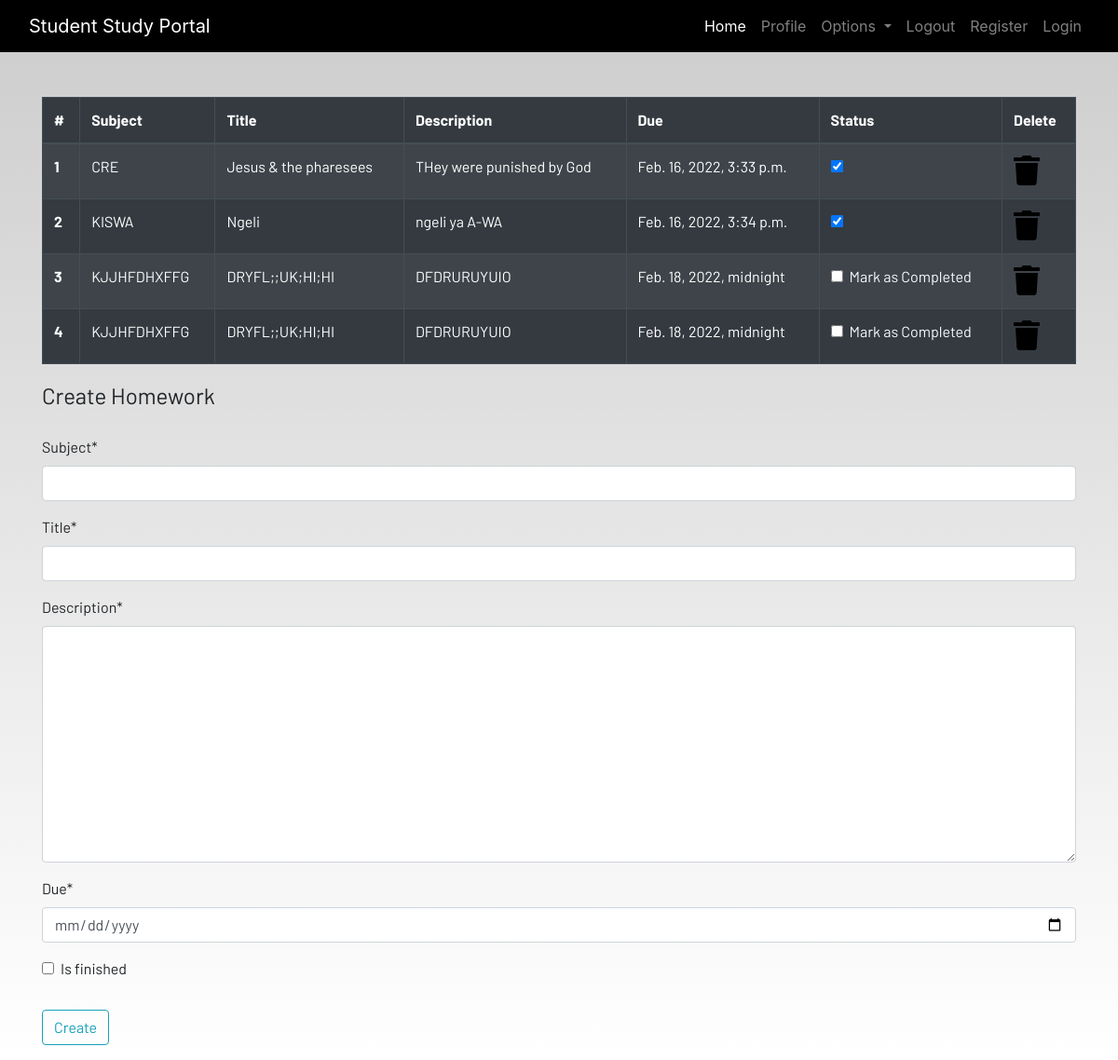
Page /homework/ (signed in) on the earlier database version.
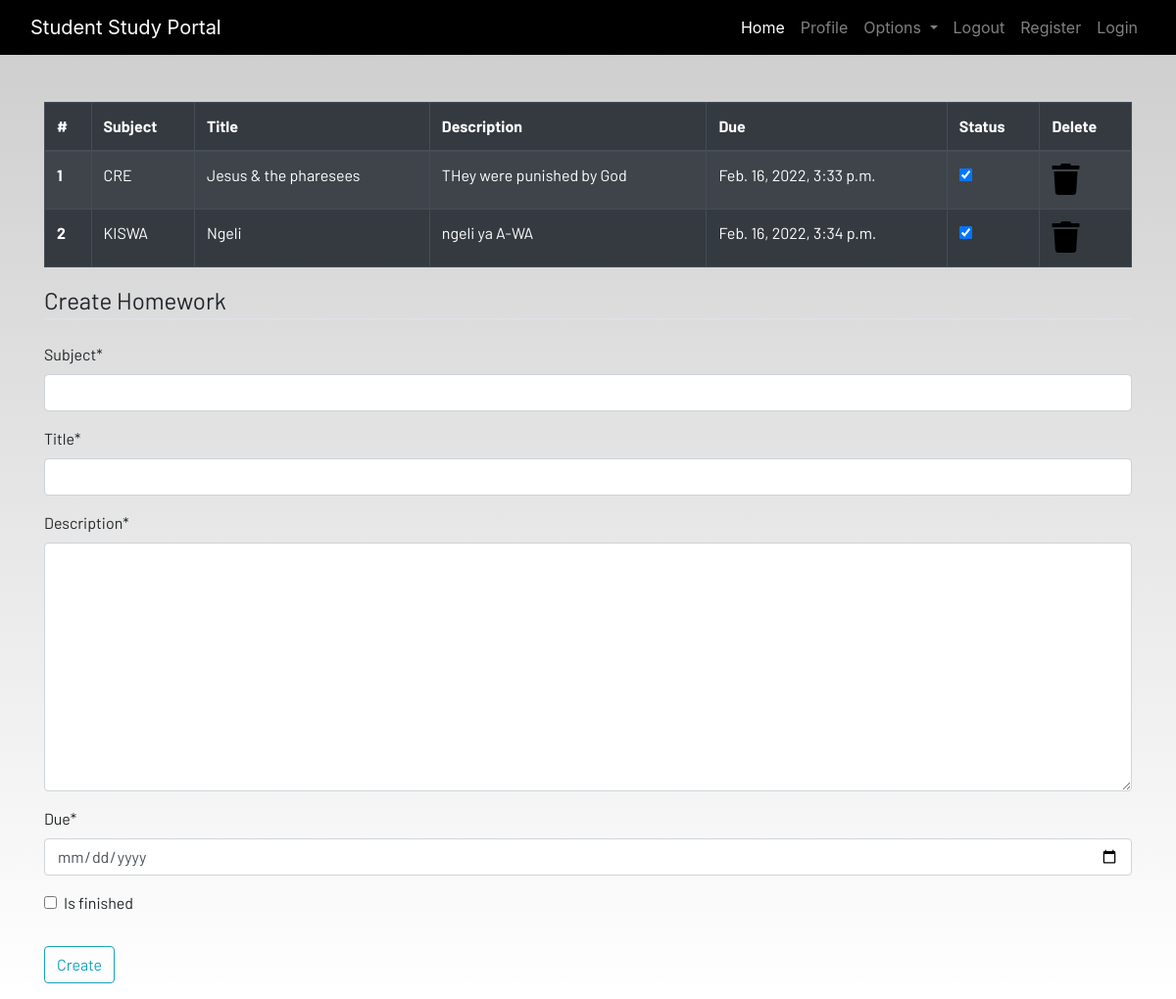
Same page on the later database version.
### portal/models.py (models this page shows, shortened)
class Homework(models.Model):
    user = models.ForeignKey(User,on_delete=models.CASCADE)
    subject = models.CharField(max_length=50)
    title = models.CharField(max_length=100)
    description = models.TextField()
    due=models.DateTimeField()
    is_finished=models.BooleanField(default=False)

### portal/views.py (the view)
# urls.py: path('homework/',views.homework,name="homework"),
def homework(request):
    if request.method == 'POST':
        form = HomeworkForm(request.POST)
        if form.is_valid():
            try:
                finished = request.POST['is_finished']
                if finished == 'on':
                    finished = True
                else :
                    finished = False
            except :
                finished = False
            homeworks = Homework(
                user = request.user,
                subject = request.POST['subject'],
                title = request.POST['title'],
                description = request.POST['description'],
                due = request.POST['due'],
                is_finished = finished
            )
            homeworks.save()
            messages.success(request,f'Homework added from {request.user.username}!!')
    else:
        form = HomeworkForm()
    homework = Homework.objects.filter(user=request.user)
    if len(homework)==0:
        homework_done=True
    else:
        homework_done = False
    context = {'homeworks':homework,'homeworks_done':homework_done,'form':form}
    return render(request,'portal/homework.html',context)

### portal/forms.py
class HomeworkForm(forms.ModelForm):
    class Meta:
        model = Homework
        widgets = {'due':DateInput()}
        fields = ['subject','title','description','due','is_finished']

### portal/templates/portal/homework.html
{% extends 'portal/base.html' %}
{% load static %}
{% load crispy_forms_tags%}
{% block content %}
<div class="container">
    {% if not homework_done%}
    <table class="table table-striped table-bordered table-hover table-dark">
        <thead>
            <tr>
                <th scope="col">#</th>
                <th scope="col">Subject</th>
                <th scope="col">Title</th>
                <th scope="col">Description</th>
                <th scope="col">Due</th>
                <th scope="col">Status</th>
                <th scope="col">Delete</th>
            </tr>
        </thead>
        <tbody>
            {% for homework in homeworks%}
            <tr>
                <th scope="row">{{forloop.counter}}</th>
                <td>{{homework.subject}}</td>
                <td>{{homework.title}}</td>
                <td>{{homework.description}}</td>
                <td>{{homework.due}}</td>
                <td>
                    <a href={% url 'update_homework' homework.id  %}>
                        <div class="form-check">
                            {% if homework.is_finished == True%}
                            <input class="form-check-input" type="checkbox" value="" checked >
                            {% else %}
                            <input class="form-check-input" type="checkbox" value="">
                            <label class="form-check-label text-light" for="flexCheckDefault">
                                Mark as Completed
                            </label>
                            {% endif %}
                        </div>
                    </a>
                </td>
                <td><a href={% url 'delete_homework' homework.id %}><i class="fa fa-trash fa-2x"></i></a></td>
            </tr>
            {% endfor %}
        </tbody>
    </table>
    {% else %}
    <h4>All homeworks are completed!! Create to have more!!</h4>
    {% endif%}
</div>
<div class=" container">
    <form method="POST">{% csrf_token %}
        <fieldset class="form-group">
            <legend class="border-bottom mb-4">Create Homework</legend>
            {{form|crispy}}
        </fieldset>
        <div class="form-group">
            <button href="" class="btn btn-outline-info" type="submit">
                Create
            </button>
        </div>
    </form>
</div>
{% endblock content %}

Differences in the rows shown:
removed Homework: subject "KJJHFDHXFFG", title "DRYFL;;UK;HI;HI", description "DFDRURUYUIO", due "Feb. 18, 2022, midnight"
removed Homework: subject "KJJHFDHXFFG", title "DRYFL;;UK;HI;HI", description "DFDRURUYUIO", due "Feb. 18, 2022, midnight"
